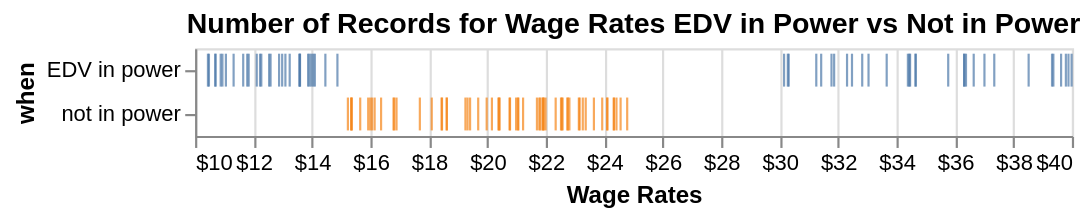

The notebook cell saved with this chart:
### Markdown cell above
**Question 2.7** 
<br> {points: 5}

Time to improve the plots provided by the EDV party! 

This is a bit of an ambiguous question so we are providing you with some directions to help pass the tests.

- Make a plot that has the following criteria and name this plot `wages_new_plots`.
- Use the "default" theme.
- Use `.mark_tick()` for the plotting type. 
- Makes sure you are mapping the columns `wage` and `when` to the x and y-axis respectively. It's also useful to map the `when` column to the colour channel as well. 
- For the x-axis, set the axis format to dollars (\$) and stop the axis from starting at zero (*Hint:[scale](https://stackoverflow.com/questions/62281179/how-to-adjust-scale-ranges-in-altair)*). 
- For the y-axis, do not include an axis label.
- There is no need to include a legend for the colour channel in this case so make sure you remove it in the plot.

### Code cell
alt.themes.enable('default');

chart_title = 'Number of Records for Wage Rates EDV in Power vs Not in Power'

wages_new_plots = alt.Chart(wages_df, title=chart_title).mark_tick().encode(
    alt.X('wage', title='Wage Rates', axis=alt.Axis(format='$'), scale=alt.Scale(zero=False)),
    alt.Y('when'),
    alt.Color('when', legend=None),
)

# your code here
wages_new_plots

### Figure 1 — Vega-Lite specification as saved in the notebook (floating-point values rounded to 4 significant figures)
{"config": {"view": {"continuousWidth": 400, "continuousHeight": 300}}, "data": {"name": "data-e76c89c737670c826eee317550be2396"}, "mark": "tick", "encoding": {"color": {"type": "nominal", "field": "when", "legend": null}, "x": {"type": "quantitative", "axis": {"format": "$"}, "field": "wage", "scale": {"zero": false}, "title": "Wage Rates"}, "y": {"type": "nominal", "field": "when"}}, "title": "Number of Records for Wage Rates EDV in Power vs Not in Power", "$schema": "https://vega.github.io/schema/vega-lite/v4.8.1.json", "datasets": {"data-e76c89c737670c826eee317550be2396": [{"when": "EDV in power", "wage": 12.11}, {"when": "EDV in power", "wage": 12.87}, {"when": "EDV in power", "wage": 12.53}, {"when": "EDV in power", "wage": 11.65}, {"when": "EDV in power", "wage": 10.47}, {"when": "EDV in power", "wage": 10.7}, {"when": "EDV in power", "wage": 13.24}, {"when": "EDV in power", "wage": 12.58}, {"when": "EDV in power", "wage": 14.1}, {"when": "EDV in power", "wage": 13.59}, {"when": "EDV in power", "wage": 14.04}, {"when": "EDV in power", "wage": 11.78}, {"when": "EDV in power", "wage": 12.98}, {"when": "EDV in power", "wage": 13.91}, {"when": "EDV in power", "wage": 13.57}, {"when": "EDV in power", "wage": 12.22}, {"when": "EDV in power", "wage": 10.69}, {"when": "EDV in power", "wage": 10.94}, {"when": "EDV in power", "wage": 14.87}, {"when": "EDV in power", "wage": 10.88}, {"when": "EDV in power", "wage": 12.27}, {"when": "EDV in power", "wage": 11.05}, {"when": "EDV in power", "wage": 14.46}, {"when": "EDV in power", "wage": 11.32}, {"when": "EDV in power", "wage": 13.09}, {"when": "EDV in power", "wage": 13.98}, {"when": "EDV in power", "wage": 10.44}, {"when": "EDV in power", "wage": 13.58}, {"when": "EDV in power", "wage": 13.87}, {"when": "EDV in power", "wage": 11.83}, {"when": "EDV in power", "wage": 36.64}, {"when": "EDV in power", "wage": 34.65}, {"when": "EDV in power", "wage": 32.83}, {"when": "EDV in power", "wage": 33.66}, {"when": "EDV in power", "wage": 39.99}, {"when": "EDV in power", "wage": 30.31}, {"when": "EDV in power", "wage": 34.66}, {"when": "EDV in power", "wage": 30.15}, {"when": "EDV in power", "wage": 31.42}, {"when": "EDV in power", "wage": 37.01}, {"when": "EDV in power", "wage": 34.44}, {"when": "EDV in power", "wage": 34.46}, {"when": "EDV in power", "wage": 39.32}, {"when": "EDV in power", "wage": 33.04}, {"when": "EDV in power", "wage": 36.32}, {"when": "EDV in power", "wage": 30.28}, {"when": "EDV in power", "wage": 31.87}, {"when": "EDV in power", "wage": 39.37}, {"when": "EDV in power", "wage": 34.39}, {"when": "EDV in power", "wage": 31.25}, {"when": "EDV in power", "wage": 31.78}, {"when": "EDV in power", "wage": 39.88}, {"when": "EDV in power", "wage": 39.63}, {"when": "EDV in power", "wage": 32.48}, {"when": "EDV in power", "wage": 35.77}, {"when": "EDV in power", "wage": 32.31}, {"when": "EDV in power", "wage": 39.79}, {"when": "EDV in power", "wage": 37.34}, {"when": "EDV in power", "wage": 36.31}, {"when": "EDV in power", "wage": 38.52}, {"when": "EDV in power", "wage": 36.38}, {"when": "not in power", "wage": 22.52}, {"when": "not in power", "wage": 18.61}, {"when": "not in power", "wage": 20.42}, {"when": "not in power", "wage": 22.57}, {"when": "not in power", "wage": 24.78}, {"when": "not in power", "wage": 23.13}, {"when": "not in power", "wage": 23.37}, {"when": "not in power", "wage": 20.76}, {"when": "not in power", "wage": 22.34}, {"when": "not in power", "wage": 22.75}, {"when": "not in power", "wage": 18.43}, {"when": "not in power", "wage": 21.9}, {"when": "not in power", "wage": 24.1}, {"when": "not in power", "wage": 18.1}, {"when": "not in power", "wage": 21.9}, {"when": "not in power", "wage": 23.27}, {"when": "not in power", "wage": 15.65}, {"when": "not in power", "wage": 22.74}, {"when": "not in power", "wage": 16.06}, {"when": "not in power", "wage": 16.36}, {"when": "not in power", "wage": 21.22}, {"when": "not in power", "wage": 21.81}, {"when": "not in power", "wage": 19.98}, {"when": "not in power", "wage": 24.1}, {"when": "not in power", "wage": 24.33}, {"when": "not in power", "wage": 21.99}, {"when": "not in power", "wage": 24.56}, {"when": "not in power", "wage": 23.16}, {"when": "not in power", "wage": 18.45}, {"when": "not in power", "wage": 19.69}, {"when": "not in power", "wage": 15.23}, {"when": "not in power", "wage": 15.34}, {"when": "not in power", "wage": 15.35}, {"when": "not in power", "wage": 23.65}, {"when": "not in power", "wage": 22.55}, {"when": "not in power", "wage": 18.61}, {"when": "not in power", "wage": 16.89}, {"when": "not in power", "wage": 16.81}, {"when": "not in power", "wage": 24.42}, {"when": "not in power", "wage": 22.81}, {"when": "not in power", "wage": 20.38}, {"when": "not in power", "wage": 16.14}, {"when": "not in power", "wage": 15.99}, {"when": "not in power", "wage": 20.78}, {"when": "not in power", "wage": 19.32}, {"when": "not in power", "wage": 20.16}, {"when": "not in power", "wage": 19.25}, {"when": "not in power", "wage": 21.04}, {"when": "not in power", "wage": 20.98}, {"when": "not in power", "wage": 21.7}, {"when": "not in power", "wage": 21.78}, {"when": "not in power", "wage": 20.4}, {"when": "not in power", "wage": 23.93}, {"when": "not in power", "wage": 16.79}, {"when": "not in power", "wage": 21.06}, {"when": "not in power", "wage": 17.69}, {"when": "not in power", "wage": 15.36}, {"when": "not in power", "wage": 24.33}, {"when": "not in power", "wage": 15.92}, {"when": "not in power", "wage": 21.93}, {"when": "not in power", "wage": 19.41}]}}
